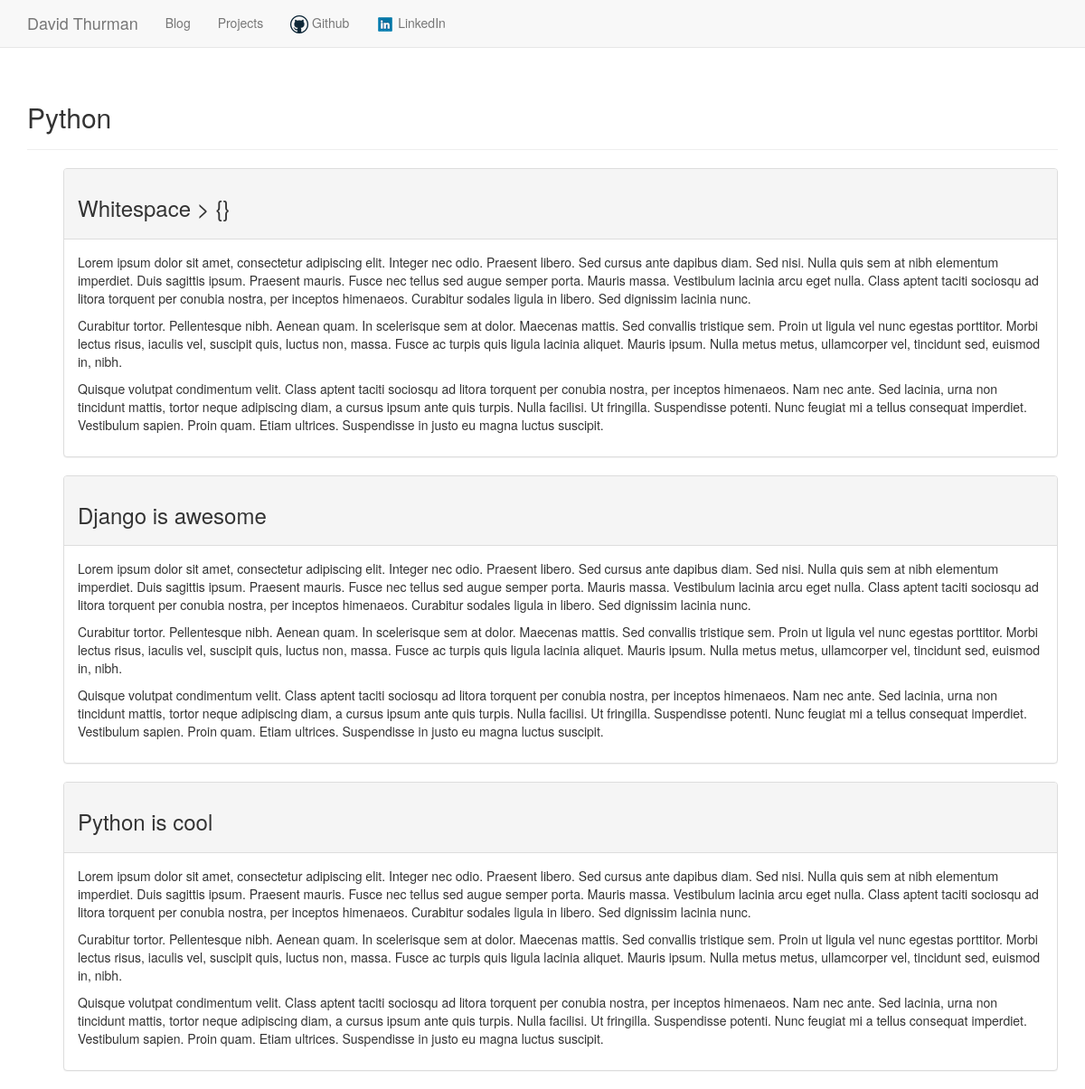
The app's page /topics/2/ with its own data.
### blog/models.py (models this page shows, shortened)
class Topic(models.Model):
	text = models.CharField(max_length = 200)
	date_added = models.DateTimeField(auto_now_add = True)
	def __str__(self):
		return self.text

class Entry(models.Model):
	topic = models.ForeignKey(Topic)
	title = models.TextField(default="Title")
	text = models.TextField()
	date_added = models.DateTimeField(auto_now_add = True)
	class Meta:
		verbose_name_plural = 'entries'

### blog/views.py (the view)
# urls.py: url(r'^topics/(?P<topic_id>\d+)/$', views.topic, name = 'topic'),
def topic(request, topic_id):
	topic = Topic.objects.get(id = topic_id)
	entries = topic.entry_set.order_by('-date_added')
	context = {'topic': topic, 'entries': entries}
	return render(request, 'blog/topic.html', context)

### blog/templates/blog/topic.html
{% extends 'blog/base.html' %}
{% block header %}
	<h2>{{ topic }}</h2>
{% endblock header %}
{% block content %}
	<ul>
		{% for entry in entries %}
			<div class="panel panel-default">
				<div class="panel-heading">
					<h3>
						{{ entry.title }}
					</h3>
				</div>
				<div class="panel-body">
					{{ entry.text|linebreaks }}
				</div>
			</div>
		{% empty %}
			There are no entries for this topic yet.
		{% endfor %}
	</ul>
{% endblock content %}

### blog/static/css/index.css (style rules this page uses)
html { background: url(images/background.jpg) no-repeat center center fixed; -webkit-background-size: cover; -moz-background-size: cover; -o-background-size: cover; background-size: cover; }

### records on screen
Topic: text "Python"
Entry: title "Whitespace > {}", text "Lorem ipsum dolor sit amet, consectetur adipiscing elit. Integer nec odio. Praesent libero. Sed cursus ante dapibus diam. Sed nisi. Nulla quis sem at nibh elementum imperdiet. Duis sagittis ipsum. Praesent mauris. Fusce nec tellus sed augue semper porta. Mauris massa. Vestibulum lacinia arcu eget nulla. Class aptent taciti sociosqu ad litora torquent per conubia nostra, per inceptos himenaeos. Curabitur sodales ligula in libero. Sed dignissim lacinia nunc. Curabitur tortor. Pellentesque nibh. Aenean quam. In scelerisque sem at dolor. Maecenas mattis. Sed convallis tristique sem. Proin ut ligula vel nunc egestas porttitor. Morbi lectus risus, iaculis vel, suscipit quis, luctus non, massa.…"
Entry: title "Django is awesome", text "Lorem ipsum dolor sit amet, consectetur adipiscing elit. Integer nec odio. Praesent libero. Sed cursus ante dapibus diam. Sed nisi. Nulla quis sem at nibh elementum imperdiet. Duis sagittis ipsum. Praesent mauris. Fusce nec tellus sed augue semper porta. Mauris massa. Vestibulum lacinia arcu eget nulla. Class aptent taciti sociosqu ad litora torquent per conubia nostra, per inceptos himenaeos. Curabitur sodales ligula in libero. Sed dignissim lacinia nunc. Curabitur tortor. Pellentesque nibh. Aenean quam. In scelerisque sem at dolor. Maecenas mattis. Sed convallis tristique sem. Proin ut ligula vel nunc egestas porttitor. Morbi lectus risus, iaculis vel, suscipit quis, luctus non, massa.…"
Entry: title "Python is cool", text "Lorem ipsum dolor sit amet, consectetur adipiscing elit. Integer nec odio. Praesent libero. Sed cursus ante dapibus diam. Sed nisi. Nulla quis sem at nibh elementum imperdiet. Duis sagittis ipsum. Praesent mauris. Fusce nec tellus sed augue semper porta. Mauris massa. Vestibulum lacinia arcu eget nulla. Class aptent taciti sociosqu ad litora torquent per conubia nostra, per inceptos himenaeos. Curabitur sodales ligula in libero. Sed dignissim lacinia nunc. Curabitur tortor. Pellentesque nibh. Aenean quam. In scelerisque sem at dolor. Maecenas mattis. Sed convallis tristique sem. Proin ut ligula vel nunc egestas porttitor. Morbi lectus risus, iaculis vel, suscipit quis, luctus non, massa.…"
